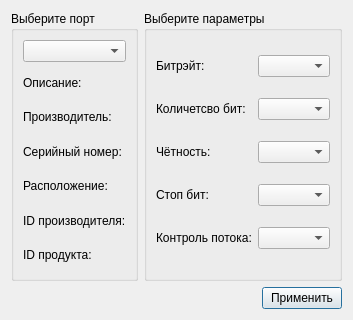
<?xml version="1.0" encoding="UTF-8"?>
<ui version="4.0">
 <class>SettingsDialog</class>
 <widget class="QDialog" name="SettingsDialog">
  <property name="geometry">
   <rect>
    <x>0</x>
    <y>0</y>
    <width>311</width>
    <height>320</height>
   </rect>
  </property>
  <property name="windowTitle">
   <string>Settings</string>
  </property>
  <layout class="QGridLayout" name="gridLayout_3">
   <item row="0" column="1">
    <widget class="QGroupBox" name="parametersBox">
     <property name="title">
      <string>Выберите параметры</string>
     </property>
     <layout class="QGridLayout" name="gridLayout_2">
      <item row="0" column="0">
       <widget class="QLabel" name="baudRateLabel">
        <property name="text">
         <string>Битрэйт:</string>
        </property>
       </widget>
      </item>
      <item row="0" column="1">
       <widget class="QComboBox" name="baudRateBox"/>
      </item>
      <item row="1" column="0">
       <widget class="QLabel" name="dataBitsLabel">
        <property name="text">
         <string>Количетсво бит:</string>
        </property>
       </widget>
      </item>
      <item row="1" column="1">
       <widget class="QComboBox" name="dataBitsBox"/>
      </item>
      <item row="2" column="0">
       <widget class="QLabel" name="parityLabel">
        <property name="text">
         <string>Чётность:</string>
        </property>
       </widget>
      </item>
      <item row="2" column="1">
       <widget class="QComboBox" name="parityBox"/>
      </item>
      <item row="3" column="0">
       <widget class="QLabel" name="stopBitsLabel">
        <property name="text">
         <string>Стоп бит:</string>
        </property>
       </widget>
      </item>
      <item row="3" column="1">
       <widget class="QComboBox" name="stopBitsBox"/>
      </item>
      <item row="4" column="0">
       <widget class="QLabel" name="flowControlLabel">
        <property name="text">
         <string>Контроль потока:</string>
        </property>
       </widget>
      </item>
      <item row="4" column="1">
       <widget class="QComboBox" name="flowControlBox"/>
      </item>
     </layout>
    </widget>
   </item>
   <item row="0" column="0">
    <widget class="QGroupBox" name="selectBox">
     <property name="title">
      <string>Выберите порт</string>
     </property>
     <layout class="QGridLayout" name="gridLayout">
      <item row="0" column="0">
       <widget class="QComboBox" name="serialPortInfoListBox"/>
      </item>
      <item row="1" column="0">
       <widget class="QLabel" name="descriptionLabel">
        <property name="text">
         <string>Описание:</string>
        </property>
       </widget>
      </item>
      <item row="2" column="0">
       <widget class="QLabel" name="manufacturerLabel">
        <property name="text">
         <string>Производитель:</string>
        </property>
       </widget>
      </item>
      <item row="3" column="0">
       <widget class="QLabel" name="serialNumberLabel">
        <property name="text">
         <string>Серийный номер:</string>
        </property>
       </widget>
      </item>
      <item row="4" column="0">
       <widget class="QLabel" name="locationLabel">
        <property name="text">
         <string>Расположение:</string>
        </property>
       </widget>
      </item>
      <item row="5" column="0">
       <widget class="QLabel" name="vidLabel">
        <property name="text">
         <string>ID производителя:</string>
        </property>
       </widget>
      </item>
      <item row="6" column="0">
       <widget class="QLabel" name="pidLabel">
        <property name="text">
         <string>ID продукта:</string>
        </property>
       </widget>
      </item>
     </layout>
    </widget>
   </item>
   <item row="1" column="0" colspan="2">
    <layout class="QHBoxLayout" name="horizontalLayout">
     <item>
      <spacer name="horizontalSpacer">
       <property name="orientation">
        <enum>Qt::Horizontal</enum>
       </property>
       <property name="sizeHint" stdset="0">
        <size>
         <width>96</width>
         <height>20</height>
        </size>
       </property>
      </spacer>
     </item>
     <item>
      <widget class="QPushButton" name="applyButton">
       <property name="text">
        <string>Применить</string>
       </property>
      </widget>
     </item>
    </layout>
   </item>
  </layout>
 </widget>
 <resources/>
 <connections/>
</ui>
